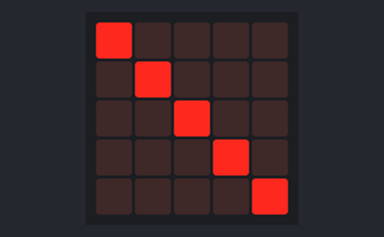
This program was run on a simulated BBC micro:bit (MakeCode). Parts: the board's 5×5 LED display.

Above: at 0.1 s.
At 0.55 s:
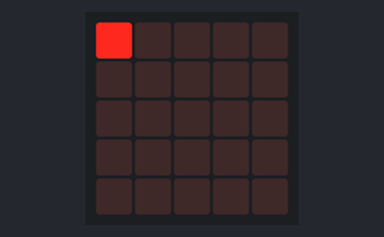
At 0.96 s:
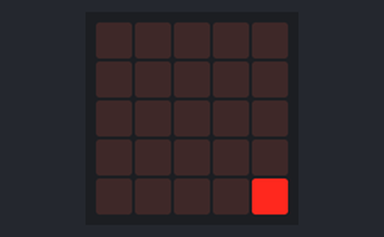

Measured:
- by itself, everything shown: repeats every 0.52 s, in 5 steps

The program:

main.ts
```typescript
basic.showLeds(`
    # . . . .
    . # . . .
    . . # . .
    . . . # .
    . . . . #
    `)
basic.pause(100)
basic.clearScreen()
basic.forever(function () {
    led.plot(0, 0)
    basic.pause(100)
    led.unplot(0, 0)
    led.plot(1, 1)
    basic.pause(100)
    led.unplot(1, 1)
    led.plot(2, 2)
    basic.pause(100)
    led.unplot(2, 2)
    led.plot(3, 3)
    basic.pause(100)
    led.unplot(3, 3)
    led.plot(4, 4)
    basic.pause(100)
    led.unplot(4, 4)
})
```

test.ts
```typescript
// testes vão aqui; isto não será compilado quando este pacote for usado como uma extensão.
```
